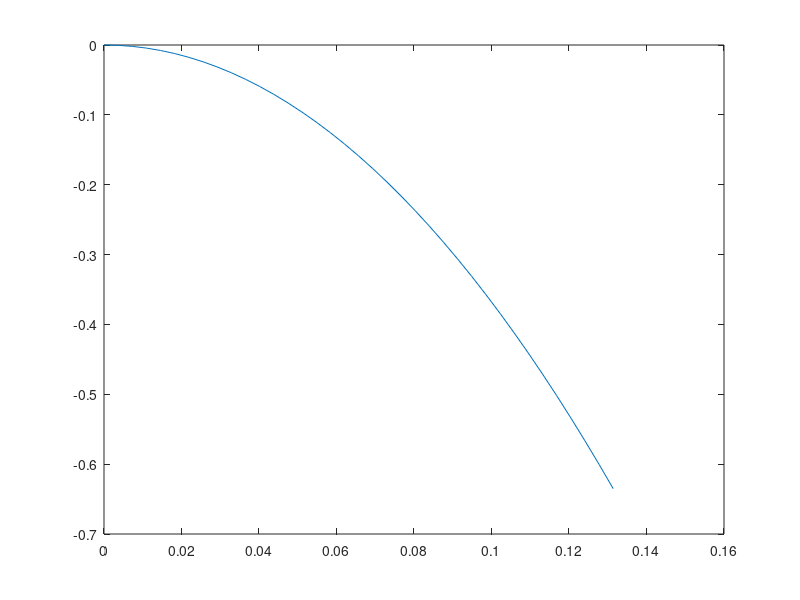

The MATLAB source for this figure:
# Question 16

v = 1.0;
t = 0.365;

a_int = v*t
b_int = -9.8*(t*t/2)

d = sqrt(a_int^2+b_int^2)

# Graphing
t_graph = 0:0.01:t;
a_graph = t_graph*t;
b_graph = -4.9*t_graph.^2;

plot(a_graph, b_graph);
